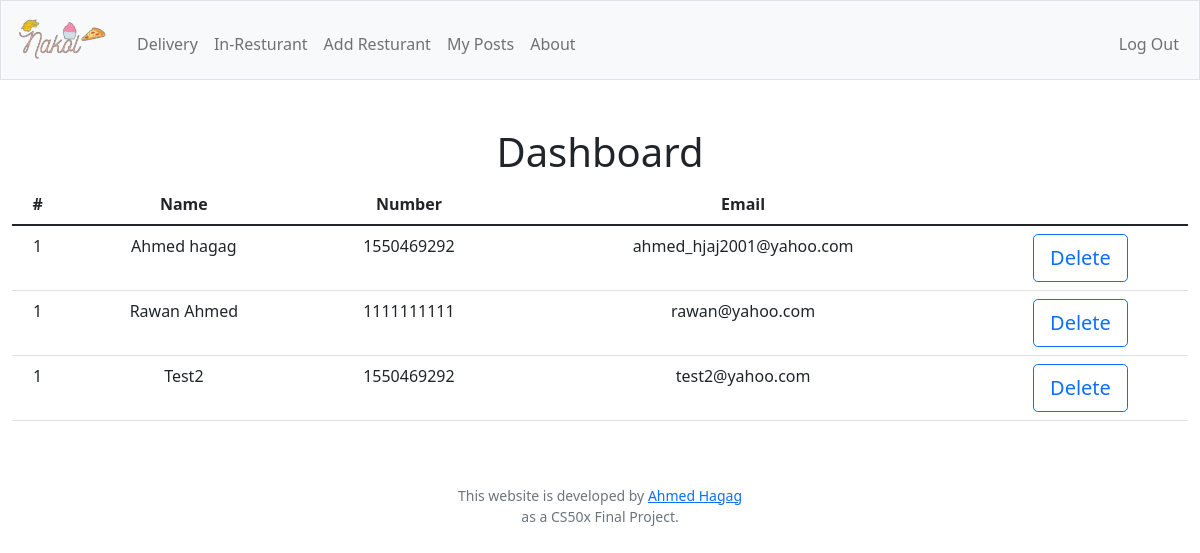
The page /dashboard/29 (signed in) on the database its author committed.
### tables this page shows
CREATE TABLE dashboard (id INTEGER PRIMARY KEY AUTOINCREMENT NOT NULL, id_post INTEGER, user_id INTEGER, Foreign KEY(id_post) REFERENCES posts(id), FOREIGN KEY (user_id) REFERENCES users(id));

CREATE TABLE profile (user_id INTEGER, number numeric NOT NULL, email TEXT NOT NULL,name TEXT NOT NULL, building NUMERIC NOT NULL, room NUMERIC NOT NULL , FOREIGN KEY(user_id) REFERENCES users(id));

### app.py (the view, shortened to what this page needs)
@app.route("/dashboard/<post_id>", methods=["POST","GET"])
@login_required
def dashboard(post_id):
    joiners = db.execute("SELECT user_id FROM dashboard WHERE id_post = ?",post_id)
    admin = joiners[0]["user_id"]
    print(type(admin), "and")
    return render_template("dashboard.html",admin = admin,post_id=post_id,joiners=joiners,db=db,current_user = int(session["user_id"]))

### app.py (called while the page is built)
@app.after_request
def after_request(response):
    response.headers["Cache-Control"] = "no-cache, no-store, must-revalidate"
    response.headers["Expires"] = 0
    response.headers["Pragma"] = "no-cache"
    return response

### helpers.py (called while the page is built)
def login_required(f):
    @wraps(f)
    def decorated_function(*args, **kwargs):
        if session.get("user_id") is None:
            return redirect("/login")
        return f(*args, **kwargs)
    return decorated_function

### templates/dashboard.html (shortened to what this page needs)
{% extends "layout.html"%}
{% block main %}
    <p class="h1">Dashboard</p>
    <table class="table">
        <thead>
            <tr>
                <th scope="col">#</th>
                <th scope="col">Name</th>
                <th scope="col">Number</th>
                <th scope="col">Email</th>
                <th scope="col"></th>
            </tr>
        </thead>
        <tbody>
            {% for joiner in joiners%}
            {% set user = db.execute("SELECT * FROM users WHERE id = ?", joiner["user_id"])[0]%}
            {% set info = db.execute("SELECT * FROM profile WHERE user_id = ?", joiner["user_id"])[0]%}
            {% set counter = 1 %}
            <tr>
                <td scope="col">{{counter}}</td>
                <td scope="col">{{info.name}}</td>
                <td scope="col">{{info.number}}</td>
                <td scope="col">{{info.email}}</td>
                {% if current_user == admin %}
                <td scope="col">
                    <form action="{{url_for('dashboard',post_id = post_id)}}" method="POST">
                        <button type="submit"  class="w-1 btn btn-lg btn-outline-primary" name="id" value={{user.id}}>Delete</button>
                    </form>
                </td>
                {% endif %}
            </tr>
            {%set counter = counter + 1%}
            {% endfor %}
        </tbody>
    </table>
{% endblock %}

### rows shown on the page
dashboard: counter "1", {{ user.id }} 24 (drawn)
profile: name "Ahmed hagag", number "1550469292", email "ahmed_hjaj2001@yahoo.com"
dashboard: counter "1", {{ user.id }} 26 (drawn)
profile: name "Rawan Ahmed", number "1111111111", email "rawan@yahoo.com"
dashboard: counter "1", {{ user.id }} 29 (drawn)
profile: name "Test2", number "1550469292", email "test2@yahoo.com"
